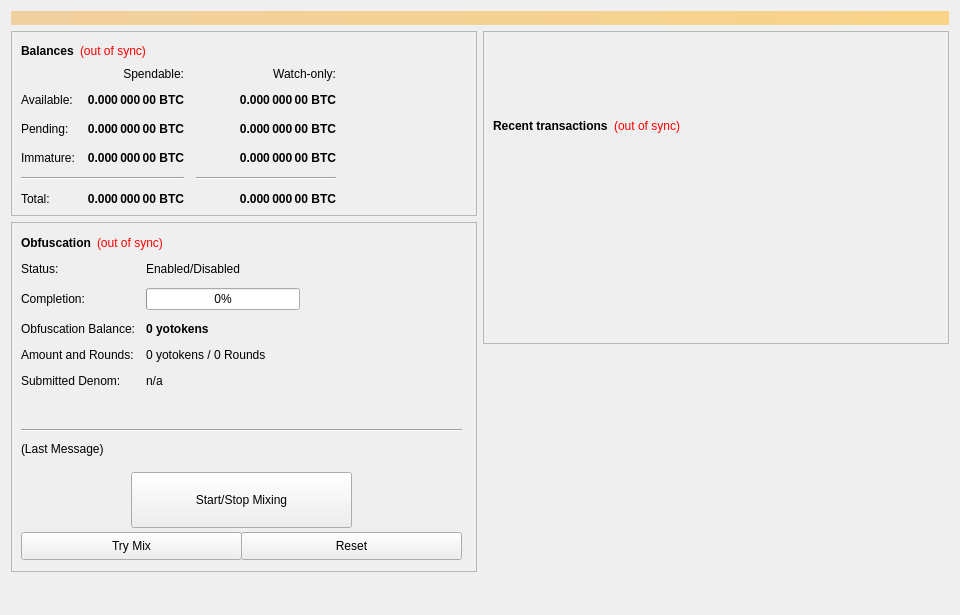
<?xml version="1.0" encoding="UTF-8"?>
<ui version="4.0">
 <class>OverviewPage</class>
 <widget class="QWidget" name="OverviewPage">
  <property name="geometry">
   <rect>
    <x>0</x>
    <y>0</y>
    <width>960</width>
    <height>615</height>
   </rect>
  </property>
  <property name="minimumSize">
   <size>
    <width>960</width>
    <height>0</height>
   </size>
  </property>
  <property name="windowTitle">
   <string>Form</string>
  </property>
  <layout class="QVBoxLayout" name="topLayout">
   <item>
    <widget class="QLabel" name="labelAlerts">
     <property name="visible">
      <bool>false</bool>
     </property>
     <property name="styleSheet">
      <string notr="true">background-color: qlineargradient(x1: 0, y1: 0, x2: 1, y2: 0, stop:0 #F0D0A0, stop:1 #F8D488); color:#000000;</string>
     </property>
     <property name="wordWrap">
      <bool>true</bool>
     </property>
     <property name="margin">
      <number>3</number>
     </property>
    </widget>
   </item>
   <item>
    <layout class="QHBoxLayout" name="horizontalLayout" stretch="1,1">
     <item>
      <layout class="QVBoxLayout" name="verticalLayout_2">
       <item>
        <widget class="QFrame" name="frame">
         <property name="frameShape">
          <enum>QFrame::StyledPanel</enum>
         </property>
         <property name="frameShadow">
          <enum>QFrame::Raised</enum>
         </property>
         <layout class="QVBoxLayout" name="verticalLayout_4">
          <item>
           <layout class="QHBoxLayout" name="horizontalLayout_4">
            <item>
             <widget class="QLabel" name="label_5">
              <property name="font">
               <font>
                <weight>75</weight>
                <bold>true</bold>
               </font>
              </property>
              <property name="text">
               <string>Balances</string>
              </property>
             </widget>
            </item>
            <item>
             <widget class="QLabel" name="labelWalletStatus">
              <property name="cursor">
               <cursorShape>WhatsThisCursor</cursorShape>
              </property>
              <property name="toolTip">
               <string>The displayed information may be out of date. Your wallet automatically synchronizes with the yotokens network after a connection is established, but this process has not completed yet.</string>
              </property>
              <property name="styleSheet">
               <string notr="true">QLabel { color: red; }</string>
              </property>
              <property name="text">
               <string notr="true">(out of sync)</string>
              </property>
              <property name="alignment">
               <set>Qt::AlignLeading|Qt::AlignLeft|Qt::AlignVCenter</set>
              </property>
             </widget>
            </item>
            <item>
             <spacer name="horizontalSpacer_3">
              <property name="orientation">
               <enum>Qt::Horizontal</enum>
              </property>
              <property name="sizeHint" stdset="0">
               <size>
                <width>40</width>
                <height>20</height>
               </size>
              </property>
             </spacer>
            </item>
           </layout>
          </item>
          <item>
           <layout class="QGridLayout" name="gridLayout">
            <property name="spacing">
             <number>12</number>
            </property>
            <item row="2" column="2">
             <widget class="QLabel" name="labelWatchPending">
              <property name="font">
               <font>
                <weight>75</weight>
                <bold>true</bold>
               </font>
              </property>
              <property name="cursor">
               <cursorShape>IBeamCursor</cursorShape>
              </property>
              <property name="toolTip">
               <string>Unconfirmed transactions to watch-only addresses</string>
              </property>
              <property name="text">
               <string notr="true">0.000 000 00 BTC</string>
              </property>
              <property name="alignment">
               <set>Qt::AlignRight|Qt::AlignTrailing|Qt::AlignVCenter</set>
              </property>
              <property name="textInteractionFlags">
               <set>Qt::LinksAccessibleByMouse|Qt::TextSelectableByKeyboard|Qt::TextSelectableByMouse</set>
              </property>
             </widget>
            </item>
            <item row="2" column="1">
             <widget class="QLabel" name="labelUnconfirmed">
              <property name="font">
               <font>
                <weight>75</weight>
                <bold>true</bold>
               </font>
              </property>
              <property name="cursor">
               <cursorShape>IBeamCursor</cursorShape>
              </property>
              <property name="toolTip">
               <string>Total of transactions that have yet to be confirmed, and do not yet count toward the spendable balance</string>
              </property>
              <property name="text">
               <string notr="true">0.000 000 00 BTC</string>
              </property>
              <property name="alignment">
               <set>Qt::AlignRight|Qt::AlignTrailing|Qt::AlignVCenter</set>
              </property>
              <property name="textInteractionFlags">
               <set>Qt::LinksAccessibleByMouse|Qt::TextSelectableByKeyboard|Qt::TextSelectableByMouse</set>
              </property>
             </widget>
            </item>
            <item row="3" column="2">
             <widget class="QLabel" name="labelWatchImmature">
              <property name="font">
               <font>
                <weight>75</weight>
                <bold>true</bold>
               </font>
              </property>
              <property name="cursor">
               <cursorShape>IBeamCursor</cursorShape>
              </property>
              <property name="toolTip">
               <string>Staked or masternode rewards in watch-only addresses that has not yet matured</string>
              </property>
              <property name="text">
               <string notr="true">0.000 000 00 BTC</string>
              </property>
              <property name="alignment">
               <set>Qt::AlignRight|Qt::AlignTrailing|Qt::AlignVCenter</set>
              </property>
              <property name="textInteractionFlags">
               <set>Qt::LinksAccessibleByMouse|Qt::TextSelectableByKeyboard|Qt::TextSelectableByMouse</set>
              </property>
             </widget>
            </item>
            <item row="4" column="0" colspan="2">
             <widget class="Line" name="lineSpendableBalance">
              <property name="orientation">
               <enum>Qt::Horizontal</enum>
              </property>
             </widget>
            </item>
            <item row="4" column="2">
             <widget class="Line" name="lineWatchBalance">
              <property name="sizePolicy">
               <sizepolicy hsizetype="Preferred" vsizetype="Fixed">
                <horstretch>0</horstretch>
                <verstretch>0</verstretch>
               </sizepolicy>
              </property>
              <property name="minimumSize">
               <size>
                <width>140</width>
                <height>0</height>
               </size>
              </property>
              <property name="orientation">
               <enum>Qt::Horizontal</enum>
              </property>
             </widget>
            </item>
            <item row="5" column="0">
             <widget class="QLabel" name="labelTotalText">
              <property name="text">
               <string>Total:</string>
              </property>
             </widget>
            </item>
            <item row="3" column="1">
             <widget class="QLabel" name="labelImmature">
              <property name="font">
               <font>
                <weight>75</weight>
                <bold>true</bold>
               </font>
              </property>
              <property name="cursor">
               <cursorShape>IBeamCursor</cursorShape>
              </property>
              <property name="toolTip">
               <string>Staked or masternode rewards that has not yet matured</string>
              </property>
              <property name="text">
               <string notr="true">0.000 000 00 BTC</string>
              </property>
              <property name="alignment">
               <set>Qt::AlignRight|Qt::AlignTrailing|Qt::AlignVCenter</set>
              </property>
              <property name="textInteractionFlags">
               <set>Qt::LinksAccessibleByMouse|Qt::TextSelectableByKeyboard|Qt::TextSelectableByMouse</set>
              </property>
             </widget>
            </item>
            <item row="2" column="3">
             <spacer name="horizontalSpacer_2">
              <property name="orientation">
               <enum>Qt::Horizontal</enum>
              </property>
              <property name="sizeHint" stdset="0">
               <size>
                <width>40</width>
                <height>20</height>
               </size>
              </property>
             </spacer>
            </item>
            <item row="3" column="0">
             <widget class="QLabel" name="labelImmatureText">
              <property name="text">
               <string>Immature:</string>
              </property>
             </widget>
            </item>
            <item row="5" column="1">
             <widget class="QLabel" name="labelTotal">
              <property name="font">
               <font>
                <weight>75</weight>
                <bold>true</bold>
               </font>
              </property>
              <property name="cursor">
               <cursorShape>IBeamCursor</cursorShape>
              </property>
              <property name="toolTip">
               <string>Your current total balance</string>
              </property>
              <property name="text">
               <string notr="true">0.000 000 00 BTC</string>
              </property>
              <property name="alignment">
               <set>Qt::AlignRight|Qt::AlignTrailing|Qt::AlignVCenter</set>
              </property>
              <property name="textInteractionFlags">
               <set>Qt::LinksAccessibleByMouse|Qt::TextSelectableByKeyboard|Qt::TextSelectableByMouse</set>
              </property>
             </widget>
            </item>
            <item row="5" column="2">
             <widget class="QLabel" name="labelWatchTotal">
              <property name="font">
               <font>
                <weight>75</weight>
                <bold>true</bold>
               </font>
              </property>
              <property name="cursor">
               <cursorShape>IBeamCursor</cursorShape>
              </property>
              <property name="toolTip">
               <string>Current total balance in watch-only addresses</string>
              </property>
              <property name="text">
               <string notr="true">0.000 000 00 BTC</string>
              </property>
              <property name="alignment">
               <set>Qt::AlignRight|Qt::AlignTrailing|Qt::AlignVCenter</set>
              </property>
              <property name="textInteractionFlags">
               <set>Qt::LinksAccessibleByMouse|Qt::TextSelectableByKeyboard|Qt::TextSelectableByMouse</set>
              </property>
             </widget>
            </item>
            <item row="0" column="2">
             <widget class="QLabel" name="labelWatchonly">
              <property name="text">
               <string>Watch-only:</string>
              </property>
              <property name="alignment">
               <set>Qt::AlignRight|Qt::AlignTrailing|Qt::AlignVCenter</set>
              </property>
             </widget>
            </item>
            <item row="1" column="0">
             <widget class="QLabel" name="labelBalanceText">
              <property name="text">
               <string>Available:</string>
              </property>
             </widget>
            </item>
            <item row="1" column="1">
             <widget class="QLabel" name="labelBalance">
              <property name="font">
               <font>
                <weight>75</weight>
                <bold>true</bold>
               </font>
              </property>
              <property name="cursor">
               <cursorShape>IBeamCursor</cursorShape>
              </property>
              <property name="toolTip">
               <string>Your current spendable balance</string>
              </property>
              <property name="text">
               <string notr="true">0.000 000 00 BTC</string>
              </property>
              <property name="alignment">
               <set>Qt::AlignRight|Qt::AlignTrailing|Qt::AlignVCenter</set>
              </property>
              <property name="textInteractionFlags">
               <set>Qt::LinksAccessibleByMouse|Qt::TextSelectableByKeyboard|Qt::TextSelectableByMouse</set>
              </property>
             </widget>
            </item>
            <item row="1" column="2">
             <widget class="QLabel" name="labelWatchAvailable">
              <property name="font">
               <font>
                <weight>75</weight>
                <bold>true</bold>
               </font>
              </property>
              <property name="cursor">
               <cursorShape>IBeamCursor</cursorShape>
              </property>
              <property name="toolTip">
               <string>Your current balance in watch-only addresses</string>
              </property>
              <property name="text">
               <string notr="true">0.000 000 00 BTC</string>
              </property>
              <property name="alignment">
               <set>Qt::AlignRight|Qt::AlignTrailing|Qt::AlignVCenter</set>
              </property>
              <property name="textInteractionFlags">
               <set>Qt::LinksAccessibleByMouse|Qt::TextSelectableByKeyboard|Qt::TextSelectableByMouse</set>
              </property>
             </widget>
            </item>
            <item row="2" column="0">
             <widget class="QLabel" name="labelPendingText">
              <property name="text">
               <string>Pending:</string>
              </property>
             </widget>
            </item>
            <item row="0" column="1">
             <widget class="QLabel" name="labelSpendable">
              <property name="text">
               <string>Spendable:</string>
              </property>
              <property name="alignment">
               <set>Qt::AlignRight|Qt::AlignTrailing|Qt::AlignVCenter</set>
              </property>
             </widget>
            </item>
           </layout>
          </item>
         </layout>
        </widget>
       </item>
       <item>
        <widget class="QFrame" name="frameObfuscation">
         <property name="minimumSize">
          <size>
           <width>0</width>
           <height>350</height>
          </size>
         </property>
         <property name="layoutDirection">
          <enum>Qt::LeftToRight</enum>
         </property>
         <property name="frameShape">
          <enum>QFrame::StyledPanel</enum>
         </property>
         <property name="frameShadow">
          <enum>QFrame::Raised</enum>
         </property>
         <widget class="QWidget" name="formLayoutWidget">
          <property name="geometry">
           <rect>
            <x>10</x>
            <y>40</y>
            <width>451</width>
            <height>161</height>
           </rect>
          </property>
          <layout class="QFormLayout" name="formLayout">
           <property name="fieldGrowthPolicy">
            <enum>QFormLayout::AllNonFixedFieldsGrow</enum>
           </property>
           <property name="horizontalSpacing">
            <number>11</number>
           </property>
           <property name="verticalSpacing">
            <number>12</number>
           </property>
           <item row="0" column="0">
            <widget class="QLabel" name="label_6">
             <property name="text">
              <string>Status:</string>
             </property>
            </widget>
           </item>
           <item row="1" column="0">
            <widget class="QLabel" name="label_7">
             <property name="text">
              <string>Completion:</string>
             </property>
            </widget>
           </item>
           <item row="1" column="1">
            <widget class="QProgressBar" name="obfuscationProgress">
             <property name="maximumSize">
              <size>
               <width>154</width>
               <height>16777215</height>
              </size>
             </property>
             <property name="value">
              <number>0</number>
             </property>
            </widget>
           </item>
           <item row="2" column="0">
            <widget class="QLabel" name="labelAnonymizedText">
             <property name="text">
              <string>Obfuscation Balance:</string>
             </property>
            </widget>
           </item>
           <item row="2" column="1">
            <widget class="QLabel" name="labelAnonymized">
             <property name="font">
              <font>
               <weight>75</weight>
               <bold>true</bold>
              </font>
             </property>
             <property name="text">
              <string notr="true">0 yotokens</string>
             </property>
            </widget>
           </item>
           <item row="3" column="0">
            <widget class="QLabel" name="label_8">
             <property name="text">
              <string>Amount and Rounds:</string>
             </property>
            </widget>
           </item>
           <item row="3" column="1">
            <widget class="QLabel" name="labelAmountRounds">
             <property name="text">
              <string>0 yotokens / 0 Rounds</string>
             </property>
            </widget>
           </item>
           <item row="4" column="0">
            <widget class="QLabel" name="label_9">
             <property name="text">
              <string>Submitted Denom:</string>
             </property>
            </widget>
           </item>
           <item row="4" column="1">
            <widget class="QLabel" name="labelSubmittedDenom">
             <property name="toolTip">
              <string>The denominations you submitted to the Masternode.&lt;br&gt;To mix, other users must submit the exact same denominations.</string>
             </property>
             <property name="text">
              <string>n/a</string>
             </property>
            </widget>
           </item>
           <item row="0" column="1">
            <widget class="QLabel" name="obfuscationEnabled">
             <property name="text">
              <string>Enabled/Disabled</string>
             </property>
            </widget>
           </item>
          </layout>
         </widget>
         <widget class="QPushButton" name="runAutoDenom">
          <property name="geometry">
           <rect>
            <x>251</x>
            <y>17</y>
            <width>1</width>
            <height>1</height>
           </rect>
          </property>
          <property name="palette">
           <palette>
            <active>
             <colorrole role="WindowText">
              <brush brushstyle="SolidPattern">
               <color alpha="255">
                <red>0</red>
                <green>0</green>
                <blue>0</blue>
               </color>
              </brush>
             </colorrole>
             <colorrole role="Button">
              <brush brushstyle="SolidPattern">
               <color alpha="255">
                <red>239</red>
                <green>238</green>
                <blue>238</blue>
               </color>
              </brush>
             </colorrole>
             <colorrole role="Light">
              <brush brushstyle="SolidPattern">
               <color alpha="255">
                <red>255</red>
                <green>255</green>
                <blue>255</blue>
               </color>
              </brush>
             </colorrole>
             <colorrole role="Midlight">
              <brush brushstyle="SolidPattern">
               <color alpha="255">
                <red>247</red>
                <green>246</green>
                <blue>246</blue>
               </color>
              </brush>
             </colorrole>
             <colorrole role="Dark">
              <brush brushstyle="SolidPattern">
               <color alpha="255">
                <red>119</red>
                <green>119</green>
                <blue>119</blue>
               </color>
              </brush>
             </colorrole>
             <colorrole role="Mid">
              <brush brushstyle="SolidPattern">
               <color alpha="255">
                <red>159</red>
                <green>159</green>
                <blue>159</blue>
               </color>
              </brush>
             </colorrole>
             <colorrole role="Text">
              <brush brushstyle="SolidPattern">
               <color alpha="255">
                <red>0</red>
                <green>0</green>
                <blue>0</blue>
               </color>
              </brush>
             </colorrole>
             <colorrole role="BrightText">
              <brush brushstyle="SolidPattern">
               <color alpha="255">
                <red>255</red>
                <green>255</green>
                <blue>255</blue>
               </color>
              </brush>
             </colorrole>
             <colorrole role="ButtonText">
              <brush brushstyle="SolidPattern">
               <color alpha="255">
                <red>0</red>
                <green>0</green>
                <blue>0</blue>
               </color>
              </brush>
             </colorrole>
             <colorrole role="Base">
              <brush brushstyle="SolidPattern">
               <color alpha="255">
                <red>255</red>
                <green>255</green>
                <blue>255</blue>
               </color>
              </brush>
             </colorrole>
             <colorrole role="Window">
              <brush brushstyle="SolidPattern">
               <color alpha="255">
                <red>239</red>
                <green>238</green>
                <blue>238</blue>
               </color>
              </brush>
             </colorrole>
             <colorrole role="Shadow">
              <brush brushstyle="SolidPattern">
               <color alpha="255">
                <red>0</red>
                <green>0</green>
                <blue>0</blue>
               </color>
              </brush>
             </colorrole>
             <colorrole role="AlternateBase">
              <brush brushstyle="SolidPattern">
               <color alpha="255">
                <red>247</red>
                <green>246</green>
                <blue>246</blue>
               </color>
              </brush>
             </colorrole>
             <colorrole role="ToolTipBase">
              <brush brushstyle="SolidPattern">
               <color alpha="255">
                <red>255</red>
                <green>255</green>
                <blue>220</blue>
               </color>
              </brush>
             </colorrole>
             <colorrole role="ToolTipText">
              <brush brushstyle="SolidPattern">
               <color alpha="255">
                <red>0</red>
                <green>0</green>
                <blue>0</blue>
               </color>
              </brush>
             </colorrole>
            </active>
            <inactive>
             <colorrole role="WindowText">
              <brush brushstyle="SolidPattern">
               <color alpha="255">
                <red>0</red>
                <green>0</green>
                <blue>0</blue>
               </color>
              </brush>
             </colorrole>
             <colorrole role="Button">
              <brush brushstyle="SolidPattern">
               <color alpha="255">
                <red>239</red>
                <green>238</green>
                <blue>238</blue>
               </color>
              </brush>
             </colorrole>
             <colorrole role="Light">
              <brush brushstyle="SolidPattern">
               <color alpha="255">
                <red>255</red>
                <green>255</green>
                <blue>255</blue>
               </color>
              </brush>
             </colorrole>
             <colorrole role="Midlight">
              <brush brushstyle="SolidPattern">
               <color alpha="255">
                <red>247</red>
                <green>246</green>
                <blue>246</blue>
               </color>
              </brush>
             </colorrole>
             <colorrole role="Dark">
              <brush brushstyle="SolidPattern">
               <color alpha="255">
                <red>119</red>
                <green>119</green>
                <blue>119</blue>
               </color>
              </brush>
             </colorrole>
             <colorrole role="Mid">
              <brush brushstyle="SolidPattern">
               <color alpha="255">
                <red>159</red>
                <green>159</green>
                <blue>159</blue>
               </color>
              </brush>
             </colorrole>
             <colorrole role="Text">
              <brush brushstyle="SolidPattern">
               <color alpha="255">
                <red>0</red>
                <green>0</green>
                <blue>0</blue>
               </color>
              </brush>
             </colorrole>
             <colorrole role="BrightText">
              <brush brushstyle="SolidPattern">
               <color alpha="255">
                <red>255</red>
                <green>255</green>
                <blue>255</blue>
               </color>
              </brush>
             </colorrole>
             <colorrole role="ButtonText">
              <brush brushstyle="SolidPattern">
               <color alpha="255">
                <red>0</red>
                <green>0</green>
                <blue>0</blue>
               </color>
              </brush>
             </colorrole>
             <colorrole role="Base">
              <brush brushstyle="SolidPattern">
               <color alpha="255">
                <red>255</red>
                <green>255</green>
                <blue>255</blue>
               </color>
              </brush>
             </colorrole>
             <colorrole role="Window">
              <brush brushstyle="SolidPattern">
               <color alpha="255">
                <red>239</red>
                <green>238</green>
                <blue>238</blue>
               </color>
              </brush>
             </colorrole>
             <colorrole role="Shadow">
              <brush brushstyle="SolidPattern">
               <color alpha="255">
                <red>0</red>
                <green>0</green>
                <blue>0</blue>
               </color>
              </brush>
             </colorrole>
             <colorrole role="AlternateBase">
              <brush brushstyle="SolidPattern">
               <color alpha="255">
                <red>247</red>
                <green>246</green>
                <blue>246</blue>
               </color>
              </brush>
             </colorrole>
             <colorrole role="ToolTipBase">
              <brush brushstyle="SolidPattern">
               <color alpha="255">
                <red>255</red>
                <green>255</green>
                <blue>220</blue>
               </color>
              </brush>
             </colorrole>
             <colorrole role="ToolTipText">
              <brush brushstyle="SolidPattern">
               <color alpha="255">
                <red>0</red>
                <green>0</green>
                <blue>0</blue>
               </color>
              </brush>
             </colorrole>
            </inactive>
            <disabled>
             <colorrole role="WindowText">
              <brush brushstyle="SolidPattern">
               <color alpha="255">
                <red>119</red>
                <green>119</green>
                <blue>119</blue>
               </color>
              </brush>
             </colorrole>
             <colorrole role="Button">
              <brush brushstyle="SolidPattern">
               <color alpha="255">
                <red>239</red>
                <green>238</green>
                <blue>238</blue>
               </color>
              </brush>
             </colorrole>
             <colorrole role="Light">
              <brush brushstyle="SolidPattern">
               <color alpha="255">
                <red>255</red>
                <green>255</green>
                <blue>255</blue>
               </color>
              </brush>
             </colorrole>
             <colorrole role="Midlight">
              <brush brushstyle="SolidPattern">
               <color alpha="255">
                <red>247</red>
                <green>246</green>
                <blue>246</blue>
               </color>
              </brush>
             </colorrole>
             <colorrole role="Dark">
              <brush brushstyle="SolidPattern">
               <color alpha="255">
                <red>119</red>
                <green>119</green>
                <blue>119</blue>
               </color>
              </brush>
             </colorrole>
             <colorrole role="Mid">
              <brush brushstyle="SolidPattern">
               <color alpha="255">
                <red>159</red>
                <green>159</green>
                <blue>159</blue>
               </color>
              </brush>
             </colorrole>
             <colorrole role="Text">
              <brush brushstyle="SolidPattern">
               <color alpha="255">
                <red>119</red>
                <green>119</green>
                <blue>119</blue>
               </color>
              </brush>
             </colorrole>
             <colorrole role="BrightText">
              <brush brushstyle="SolidPattern">
               <color alpha="255">
                <red>255</red>
                <green>255</green>
                <blue>255</blue>
               </color>
              </brush>
             </colorrole>
             <colorrole role="ButtonText">
              <brush brushstyle="SolidPattern">
               <color alpha="255">
                <red>119</red>
                <green>119</green>
                <blue>119</blue>
               </color>
              </brush>
             </colorrole>
             <colorrole role="Base">
              <brush brushstyle="SolidPattern">
               <color alpha="255">
                <red>239</red>
                <green>238</green>
                <blue>238</blue>
               </color>
              </brush>
             </colorrole>
             <colorrole role="Window">
              <brush brushstyle="SolidPattern">
               <color alpha="255">
                <red>239</red>
                <green>238</green>
                <blue>238</blue>
               </color>
              </brush>
             </colorrole>
             <colorrole role="Shadow">
              <brush brushstyle="SolidPattern">
               <color alpha="255">
                <red>0</red>
                <green>0</green>
                <blue>0</blue>
               </color>
              </brush>
             </colorrole>
             <colorrole role="AlternateBase">
              <brush brushstyle="SolidPattern">
               <color alpha="255">
                <red>239</red>
                <green>238</green>
                <blue>238</blue>
               </color>
              </brush>
             </colorrole>
             <colorrole role="ToolTipBase">
              <brush brushstyle="SolidPattern">
               <color alpha="255">
                <red>255</red>
                <green>255</green>
                <blue>220</blue>
               </color>
              </brush>
             </colorrole>
             <colorrole role="ToolTipText">
              <brush brushstyle="SolidPattern">
               <color alpha="255">
                <red>0</red>
                <green>0</green>
                <blue>0</blue>
               </color>
              </brush>
             </colorrole>
            </disabled>
           </palette>
          </property>
          <property name="focusPolicy">
           <enum>Qt::NoFocus</enum>
          </property>
          <property name="autoFillBackground">
           <bool>true</bool>
          </property>
          <property name="text">
           <string/>
          </property>
          <property name="flat">
           <bool>true</bool>
          </property>
         </widget>
         <widget class="QPushButton" name="toggleObfuscation">
          <property name="geometry">
           <rect>
            <x>120</x>
            <y>250</y>
            <width>221</width>
            <height>56</height>
           </rect>
          </property>
          <property name="sizePolicy">
           <sizepolicy hsizetype="MinimumExpanding" vsizetype="Fixed">
            <horstretch>0</horstretch>
            <verstretch>0</verstretch>
           </sizepolicy>
          </property>
          <property name="text">
           <string>Start/Stop Mixing</string>
          </property>
         </widget>
         <widget class="Line" name="lineLastMessage">
          <property name="geometry">
           <rect>
            <x>10</x>
            <y>200</y>
            <width>441</width>
            <height>16</height>
           </rect>
          </property>
          <property name="orientation">
           <enum>Qt::Horizontal</enum>
          </property>
         </widget>
         <widget class="QLabel" name="obfuscationStatus">
          <property name="geometry">
           <rect>
            <x>10</x>
            <y>220</y>
            <width>451</width>
            <height>61</height>
           </rect>
          </property>
          <property name="minimumSize">
           <size>
            <width>288</width>
            <height>43</height>
           </size>
          </property>
          <property name="text">
           <string>(Last Message)</string>
          </property>
          <property name="alignment">
           <set>Qt::AlignLeading|Qt::AlignLeft|Qt::AlignTop</set>
          </property>
          <property name="wordWrap">
           <bool>true</bool>
          </property>
         </widget>
         <widget class="QPushButton" name="obfuscationAuto">
          <property name="geometry">
           <rect>
            <x>10</x>
            <y>310</y>
            <width>221</width>
            <height>28</height>
           </rect>
          </property>
          <property name="sizePolicy">
           <sizepolicy hsizetype="MinimumExpanding" vsizetype="Fixed">
            <horstretch>0</horstretch>
            <verstretch>0</verstretch>
           </sizepolicy>
          </property>
          <property name="toolTip">
           <string>Try to manually submit a Obfuscation request.</string>
          </property>
          <property name="text">
           <string>Try Mix</string>
          </property>
         </widget>
         <widget class="QPushButton" name="obfuscationReset">
          <property name="geometry">
           <rect>
            <x>230</x>
            <y>310</y>
            <width>221</width>
            <height>28</height>
           </rect>
          </property>
          <property name="sizePolicy">
           <sizepolicy hsizetype="MinimumExpanding" vsizetype="Fixed">
            <horstretch>0</horstretch>
            <verstretch>0</verstretch>
           </sizepolicy>
          </property>
          <property name="toolTip">
           <string>Reset the current status of Obfuscation (can interrupt Obfuscation if it's in the process of Mixing, which can cost you money!)</string>
          </property>
          <property name="autoFillBackground">
           <bool>false</bool>
          </property>
          <property name="text">
           <string>Reset</string>
          </property>
         </widget>
         <widget class="QWidget" name="layoutWidget">
          <property name="geometry">
           <rect>
            <x>10</x>
            <y>10</y>
            <width>431</width>
            <height>22</height>
           </rect>
          </property>
          <layout class="QHBoxLayout" name="horizontalLayout_5">
           <item>
            <widget class="QLabel" name="label_2">
             <property name="font">
              <font>
               <weight>75</weight>
               <bold>true</bold>
              </font>
             </property>
             <property name="text">
              <string>Obfuscation</string>
             </property>
            </widget>
           </item>
           <item>
            <widget class="QLabel" name="labelObfuscationSyncStatus">
             <property name="toolTip">
              <string>The displayed information may be out of date. Your wallet automatically synchronizes with the yotokens network after a connection is established, but this process has not completed yet.</string>
             </property>
             <property name="styleSheet">
              <string notr="true">QLabel { color: red; }</string>
             </property>
             <property name="text">
              <string notr="true">(out of sync)</string>
             </property>
             <property name="alignment">
              <set>Qt::AlignLeading|Qt::AlignLeft|Qt::AlignVCenter</set>
             </property>
            </widget>
           </item>
           <item>
            <spacer name="horizontalSpacer_4">
             <property name="orientation">
              <enum>Qt::Horizontal</enum>
             </property>
             <property name="sizeHint" stdset="0">
              <size>
               <width>40</width>
               <height>20</height>
              </size>
             </property>
            </spacer>
           </item>
          </layout>
         </widget>
        </widget>
       </item>
       <item>
        <spacer name="verticalSpacer">
         <property name="orientation">
          <enum>Qt::Vertical</enum>
         </property>
         <property name="sizeHint" stdset="0">
          <size>
           <width>20</width>
           <height>40</height>
          </size>
         </property>
        </spacer>
       </item>
      </layout>
     </item>
     <item>
      <layout class="QVBoxLayout" name="verticalLayout_3">
       <item>
        <widget class="QFrame" name="frame_2">
         <property name="frameShape">
          <enum>QFrame::StyledPanel</enum>
         </property>
         <property name="frameShadow">
          <enum>QFrame::Raised</enum>
         </property>
         <layout class="QVBoxLayout" name="verticalLayout">
          <item>
           <spacer name="verticalSpacer_3">
            <property name="orientation">
             <enum>Qt::Vertical</enum>
            </property>
            <property name="sizeType">
             <enum>QSizePolicy::Fixed</enum>
            </property>
            <property name="sizeHint" stdset="0">
             <size>
              <width>20</width>
              <height>75</height>
             </size>
            </property>
           </spacer>
          </item>
          <item>
           <layout class="QHBoxLayout" name="horizontalLayout_2">
            <item>
             <widget class="QLabel" name="label_4">
              <property name="font">
               <font>
                <weight>75</weight>
                <bold>true</bold>
               </font>
              </property>
              <property name="text">
               <string>Recent transactions</string>
              </property>
             </widget>
            </item>
            <item>
             <widget class="QLabel" name="labelTransactionsStatus">
              <property name="cursor">
               <cursorShape>WhatsThisCursor</cursorShape>
              </property>
              <property name="toolTip">
               <string>The displayed information may be out of date. Your wallet automatically synchronizes with the yotokens network after a connection is established, but this process has not completed yet.</string>
              </property>
              <property name="styleSheet">
               <string notr="true">QLabel { color: red; }</string>
              </property>
              <property name="text">
               <string notr="true">(out of sync)</string>
              </property>
              <property name="alignment">
               <set>Qt::AlignRight|Qt::AlignTrailing|Qt::AlignVCenter</set>
              </property>
             </widget>
            </item>
            <item>
             <spacer name="horizontalSpacer">
              <property name="orientation">
               <enum>Qt::Horizontal</enum>
              </property>
              <property name="sizeHint" stdset="0">
               <size>
                <width>40</width>
                <height>20</height>
               </size>
              </property>
             </spacer>
            </item>
           </layout>
          </item>
          <item>
           <widget class="QListView" name="listTransactions">
            <property name="styleSheet">
             <string notr="true">QListView { background: transparent; }</string>
            </property>
            <property name="frameShape">
             <enum>QFrame::NoFrame</enum>
            </property>
            <property name="verticalScrollBarPolicy">
             <enum>Qt::ScrollBarAlwaysOff</enum>
            </property>
            <property name="horizontalScrollBarPolicy">
             <enum>Qt::ScrollBarAlwaysOff</enum>
            </property>
            <property name="selectionMode">
             <enum>QAbstractItemView::NoSelection</enum>
            </property>
           </widget>
          </item>
         </layout>
        </widget>
       </item>
       <item>
        <spacer name="verticalSpacer_2">
         <property name="orientation">
          <enum>Qt::Vertical</enum>
         </property>
         <property name="sizeType">
          <enum>QSizePolicy::Expanding</enum>
         </property>
         <property name="sizeHint" stdset="0">
          <size>
           <width>20</width>
           <height>40</height>
          </size>
         </property>
        </spacer>
       </item>
      </layout>
     </item>
    </layout>
   </item>
  </layout>
 </widget>
 <resources/>
 <connections/>
</ui>
